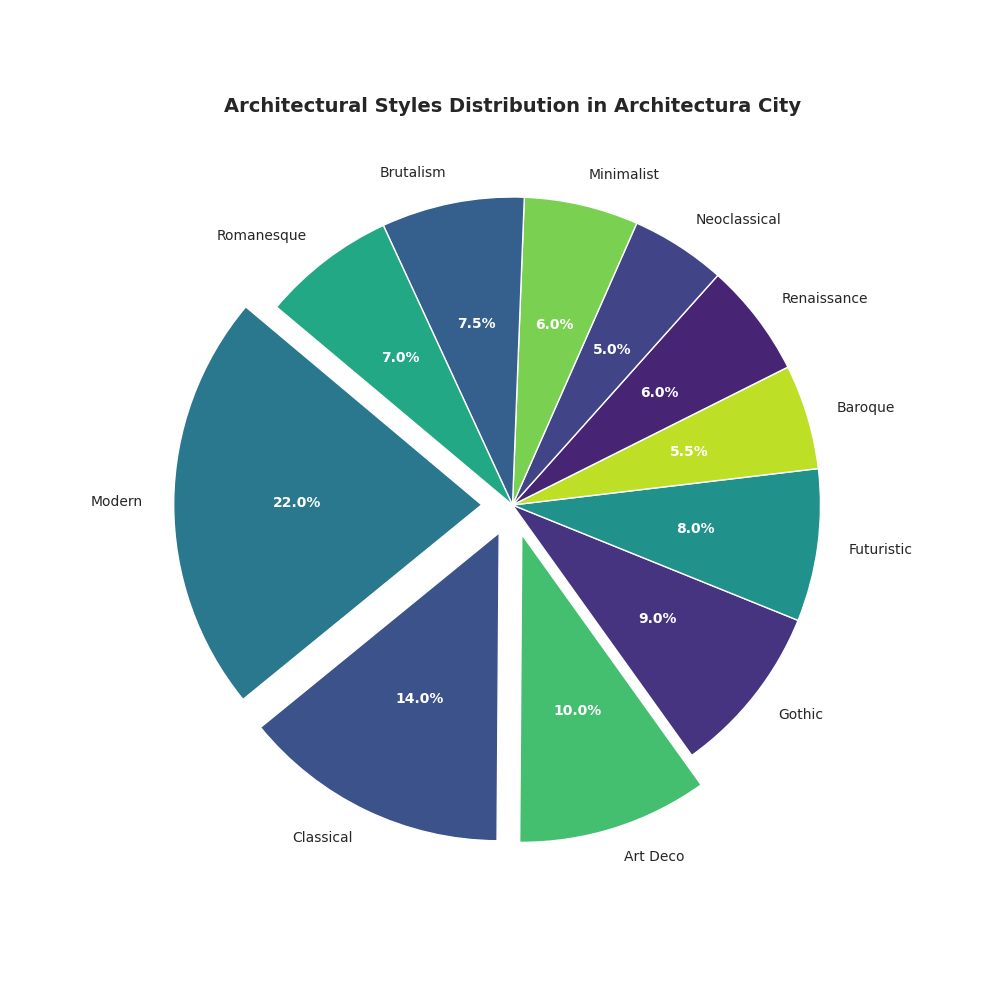

Source code (Python):
import matplotlib.pyplot as plt

styles = [
    'Modern', 'Classical', 'Art Deco', 'Gothic', 'Futuristic',
    'Baroque', 'Renaissance', 'Neoclassical', 'Minimalist', 'Brutalism', 'Romanesque'
]

percentages = [22.0, 14.0, 10.0, 9.0, 8.0, 5.5, 6.0, 5.0, 6.0, 7.5, 7.0]
total = sum(percentages)
correction = 100 - total
percentages[-1] += correction

assert abs(sum(percentages) - 100) < 1e-9, "Percentages must sum up to 100."

# Manually shuffled the colors for visualization
colors = plt.cm.viridis([0.4, 0.25, 0.7, 0.15, 0.5, 0.9, 0.1, 0.2, 0.8, 0.3, 0.6])

explode = tuple(0.1 if p >= 10 else 0 for p in percentages)

fig, ax = plt.subplots(figsize=(10, 10))
wedges, texts, autotexts = ax.pie(
    percentages,
    labels=styles,
    autopct=lambda pct: f'{pct:.1f}%',
    startangle=140,
    colors=colors,
    explode=explode
)

plt.setp(autotexts, size=10, weight='bold', color='white')
plt.setp(texts, size=10)

ax.set_title(
    'Architectural Styles Distribution in Architectura City',
    fontsize=14,
    fontweight='bold'
)

plt.show()
